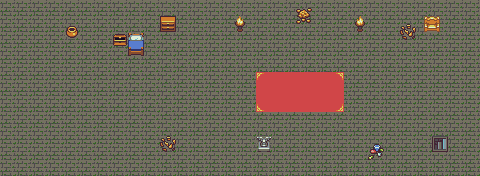

Rendered tile map (Tiled .tmx) drawn with the repository's tilesets; below, a short description and the map source with its tile grids summarised:
An orthogonal 60x22 tile map with 8x8 px tiles, 2 tile layers (Tile Layer 1, Tile Layer 2).

<map version="1.2" tiledversion="1.3.4" orientation="orthogonal" renderorder="right-down" width="60" height="22" tilewidth="8" tileheight="8" infinite="0" nextlayerid="3" nextobjectid="1">
 <tileset firstgid="1" name="basictiles" tilewidth="8" tileheight="8" tilecount="480" columns="16">
  <image source="../tiles/basictiles.png" width="128" height="240" />
 </tileset>
 <layer id="1" name="Tile Layer 1" width="60" height="22">
  <data>[1320 cells, 1320 non-empty, 4 distinct tile ids]</data>
 </layer>
 <layer id="2" name="Tile Layer 2" width="60" height="22">
  <data>[1320 cells, 109 non-empty, 55 distinct tile ids]</data>
 </layer>
</map>
